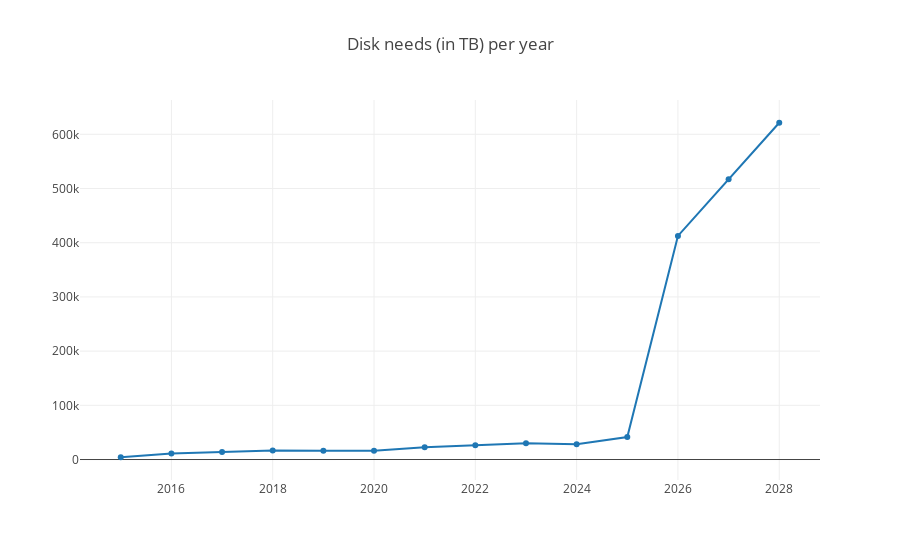

Notebook cell for this chart:
### Code cell
plotly.offline.init_notebook_mode(connected=True)

print ([tot_disk_mem[x] for x in years]) 

data1 = go.Scatter(x=np.array(years), y=[tot_disk_mem[x] for x in years], mode='lines+markers', name='Disk')
layout = go.Layout(title="Disk needs (in TB) per year")
data = [data1,]
plotly.offline.iplot({"data": data, "layout": layout})

### Figure 1 — Plotly figure (JSON) as saved in the notebook; plotly's stock layout.template omitted (floating-point values rounded to 4 significant figures)
{"data": [{"mode": "lines+markers", "name": "Disk", "type": "scatter", "uid": "c03ea026-436c-41ad-aee9-626ab1902f72", "x": [2015, 2016, 2017, 2018, 2019, 2020, 2021, 2022, 2023, 2024, 2025, 2026, 2027, 2028], "y": [4199.0, 11290.0, 13900.0, 16510.0, 16060.0, 16060.0, 22560.0, 26220.0, 29870.0, 28190.0, 41420.0, 412500.0, 516900.0, 621300.0]}], "layout": {"title": {"text": "Disk needs (in TB) per year"}}}
